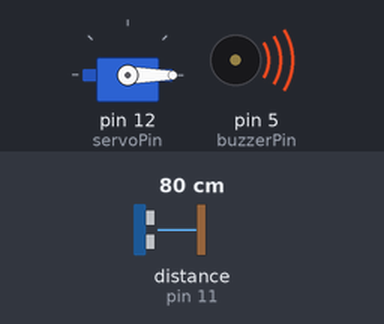
The sketch below on a simulated Arduino Uno, built with avr-gcc and run on an emulated ATmega328P. Parts: servo, buzzer (waves = sounding). Wiring (inferred from the names in the program): ultrasonic range finder: trigger pin 10; echo pin 11. The test bench sets the inputs (shaded band); at power-on: distance to the obstacle (sensor on pin 11) 80 cm. The echo pulse lasts 58.3 µs per cm; random numbers use the default seed unless the sketch sets one.

Above: at 1.1 s.
At 2.2 s:
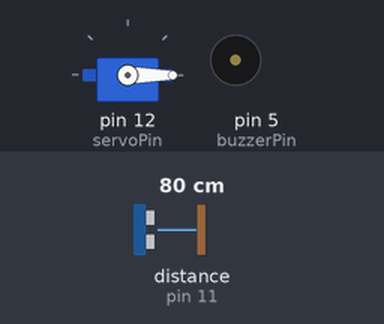
2.3 s: distance to the obstacle (sensor on pin 11) set to 12 cm
3.8 s: distance to the obstacle (sensor on pin 11) set to 9 cm
At 6.6 s:
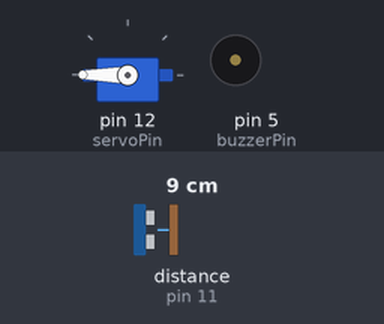
Timing chart, 0 to 8.1 s (numbered marks = the images above; inputs shaded):
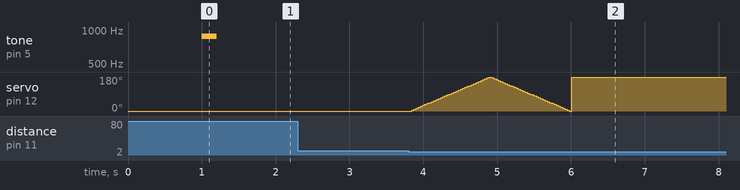

Measured:
- the behaviour switches between 11 and 10 cm on distance to the obstacle (sensor on pin 11) (found by bisection; images 1 and 2)
- after the input at 2.3 s, every drawn part: stays the same

The sketch:

Rock_Paper_Scissors_Game.ino
```cpp
/* Rock Paper Scissors Game
Made by Thomas
On September 17 2026

A rock paper scissors game (Singleplayer) using the following:
- A servo to show Rock, Paper, & Scissors (random)
- A passive buzzer for sound effects
- An ultrasonic sensor to detect when hand is near
- (on physical circuit): A Power MB V2 to supply power and make the project portable
*/

#include <Wire.h>
#include <Servo.h>

// Servo stuff
int pos = 0;
int servoPin = 12;

Servo computer;

// Sound stuff
int buzzerPin = 5;

// Ultrasonic Sensor stuff
int echoPin = 11;
int trigPin = 10;
int distance;
int dThreshold = 10; // cm

// Other stuff + game mechanics
int setupDelay = 1000;
int throwDelay = 500;
int prepDelay = 1000;
int wait = 3000;
int spamDelay = 20;
int movingDelay = 30;

int computerChoice;
int playerChoice;

int neutralPos = 0;
int rPos = 0;
int pPos = 90;
int sPos = 180;
int movingPos;

void setup() {
  computer.attach(servoPin);
  pinMode(buzzerPin, OUTPUT);
  pinMode(trigPin, OUTPUT);
  pinMode(echoPin, INPUT);
  computer.write(neutralPos);
  randomSeed(analogRead(A0));

  delay(setupDelay);

  computer.write(neutralPos);
}

long readDistance() {
  digitalWrite(trigPin, LOW);
  delayMicroseconds(2);
  digitalWrite(trigPin, HIGH);
  delayMicroseconds(10);
  digitalWrite(trigPin, LOW);

  long duration = pulseIn(echoPin, HIGH);
  long dist = duration * 0.034 / 2; // cm
  return dist;
}

void moveServoTo(int choice) {
  movingPos = computer.read();
  while (movingPos < 180) { // to build suspense
    movingPos = movingPos + 5;
    computer.write(movingPos);
    delay(movingDelay);
  }
  while (movingPos > 0) {
    movingPos = movingPos - 5;
    computer.write(movingPos);
    delay(movingDelay);
  }
  if (choice == 0) computer.write(rPos);
  else if (choice == 1) computer.write(pPos);
  else computer.write(sPos);
}

void loop() {
  tone(buzzerPin, 880, 200);

   // Confirm a hand is actually near the sensor
  distance = readDistance();
  while (distance >= dThreshold || distance == 0) {
    distance = readDistance();
    delay(spamDelay); // avoids spamming the sensor
  }

  // Computer commits its random throw after hand detected
  computerChoice = random(0, 3);
  moveServoTo(computerChoice);

  distance = readDistance();
  while (distance <= dThreshold && distance != 0) {
    distance = readDistance();
    delay(spamDelay); // avoids spamming the sensor
  }
  delay(wait);
}
```
